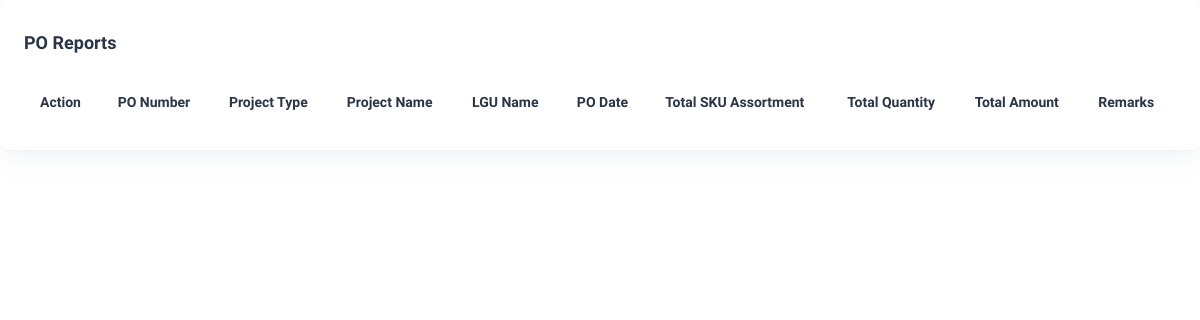
Page /dashboard/purchase-order.php (signed in) on the earlier database version.
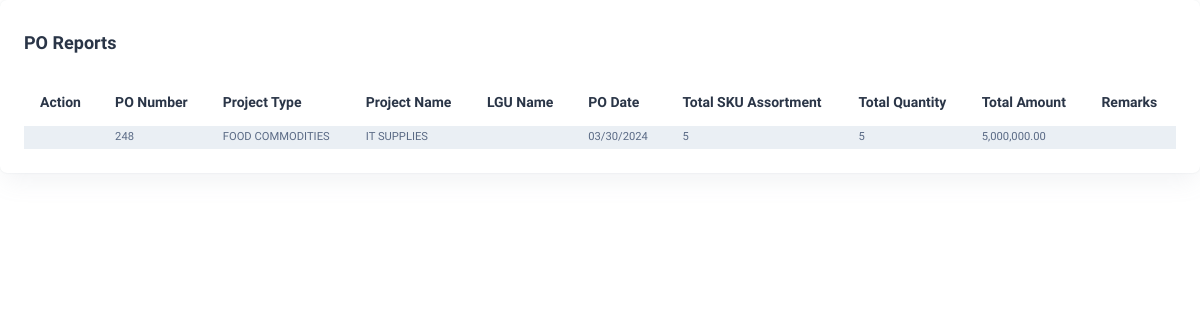
Same page on the later database version.
### tables this page shows
CREATE TABLE `bd_po` (
  `id` int(11) NOT NULL,
  `project_type_id` int(11) NOT NULL,
  `project_name` varchar(255) NOT NULL,
  `bm_no` varchar(50) NOT NULL,
  `lgu_id` int(11) NOT NULL,
  `po_date` varchar(10) NOT NULL,
  `total_sku_assortment` double NOT NULL,
  `total_sku_quantity` double NOT NULL,
  `total_amount` double NOT NULL,
  `remarks` text NOT NULL,
  `is_delivered` tinyint(1) NOT NULL
);

CREATE TABLE `bd_project_type` (
  `id` int(11) NOT NULL,
  `project_type_code` varchar(255) NOT NULL,
  `project_description` text NOT NULL,
  `project_details` text NOT NULL
);

### db/conn.php (called while the page is built)
<?php
    class DBConnection {
        private $host = "localhost";
        private $user = "root";
        private $pass = "";
        private $db = "one_centro";
        protected function connect() {
            try {
                $dsn = 'mysql: host=' . $this->host . ';dbname=' . $this->db;
                $pdo = new PDO($dsn, $this->user, $this->pass);
                $pdo->setAttribute(PDO::ATTR_ERRMODE, PDO::ERRMODE_EXCEPTION);
                return $pdo;
            } catch(PDOException $e) {
                print_r($e);
            }
        }
    }
?>

### models/purchase-order-facade.php (called while the page is built, shortened)
<?php
class PurchaseOrderFacade extends DBConnection {
    public function fetchPO() {
        $sql = $this->connect()->prepare("SELECT * FROM bd_po WHERE is_delivered = 0");
        $sql->execute();
        return $sql;
    }
}
?>

### models/project-type-facade.php (called while the page is built, shortened)
<?php
class ProjectTypeFacade extends DBConnection
{
    public function fetchProjectTypeById($projectTypeId)
    {
        $sql = $this->connect()->prepare("SELECT * FROM bd_project_type WHERE id = '$projectTypeId'");
        $sql->execute();
        return $sql;
    }
}

### dashboard/purchase-order.php (the view, shortened to what this page needs)
<?php
include realpath(__DIR__ . '/../includes/layout/dashboard-header.php');
include realpath(__DIR__ . '/../models/project-type-facade.php');
include realpath(__DIR__ . '/../models/purchase-order-facade.php');
$projectTypeFacade = new ProjectTypeFacade;
$POFacade = new PurchaseOrderFacade;
?>
<div class="content-wrapper">
    <div class="card w-100">
        <div class="card-body p-4">
            <div class="d-flex justify-content-between">
                <h5 class="card-title fw-semibold my-2">PO Reports</h5>
            </div>
            <div class="py-2">
            </div>
            <div class="table-responsive">
                <table class="table table-striped data-table text-nowrap mb-0 align-middle">
                    <thead class="text-dark fs-4">
                        <tr>
                            <th class="border-bottom-0">
                                <h6 class="fw-semibold mb-0">Action</h6>
                            </th>
                            <th class="border-bottom-0">
                                <h6 class="fw-semibold mb-0">PO Number</h6>
                            </th>
                            <th class="border-bottom-0">
                                <h6 class="fw-semibold mb-0">Project Type</h6>
                            </th>
                            <th class="border-bottom-0">
                                <h6 class="fw-semibold mb-0">Project Name</h6>
                            </th>
                            <th class="border-bottom-0">
                                <h6 class="fw-semibold mb-0">LGU Name</h6>
                            </th>
                            <th class="border-bottom-0">
                                <h6 class="fw-semibold mb-0">PO Date</h6>
                            </th>
                            <th class="border-bottom-0">
                                <h6 class="fw-semibold mb-0">Total SKU Assortment</h6>
                            </th>
                            <th class="border-bottom-0">
                                <h6 class="fw-semibold mb-0">Total Quantity</h6>
                            </th>
                            <th class="border-bottom-0">
                                <h6 class="fw-semibold mb-0">Total Amount</h6>
                            </th>
                            <th class="border-bottom-0">
                                <h6 class="fw-semibold mb-0">Remarks</h6>
                            </th>
                        </tr>
                    </thead>
                    <tbody>
                        <?php
                        $fetchPO = $POFacade->fetchPO();
                        while ($row = $fetchPO->fetch(PDO::FETCH_ASSOC)) { ?>
                            <tr>
                                <td class="border-bottom-0">
                                </td>
                                <td class="border-bottom-0">
                                    <p class="mb-0 fw-normal"><?= $row["id"] ?></p>
                                </td>
                                <td class="border-bottom-0">
                                    <?php
                                    $projectTypeId = $row["project_type_id"];
                                    $fetchProjectTypeById = $projectTypeFacade->fetchProjectTypeById($projectTypeId);
                                    while ($projectType = $fetchProjectTypeById->fetch(PDO::FETCH_ASSOC)) { ?>
                                        <p class="mb-0 fw-normal"><?= $projectType["project_description"] ?></p>
                                    <?php }
                                    ?>
                                </td>
                                <td class="border-bottom-0">
                                    <p class="mb-0 fw-normal"><?= $row["project_name"] ?></p>
                                </td>
                                <td class="border-bottom-0">
                                </td>
                                <td class="border-bottom-0">
                                    <p class="mb-0 fw-normal"><?= $row["po_date"] ?></p>
                                </td>
                                <td class="border-bottom-0">
                                    <p class="mb-0 fw-normal"><?= $row["total_sku_assortment"] ?></p>
                                </td>
                                <td class="border-bottom-0">
                                    <p class="mb-0 fw-normal"><?= $row["total_sku_quantity"] ?></p>
                                </td>
                                <td class="border-bottom-0">
                                    <p class="mb-0 fw-normal"><?= number_format($row["total_amount"], 2) ?></p>
                                </td>
                                <td class="border-bottom-0">
                                </td>
                            </tr>
                        <?php } ?>
                    </tbody>
                </table>
            </div>
        </div>
    </div>
</div>
<?php include realpath(__DIR__ . '/../includes/layout/dashboard-footer.php') ?>

### includes/layout/dashboard-header.php (shortened to what this page needs)
<!DOCTYPE html>
<html lang="en">
<head>
    <link rel="stylesheet" href="../vendor/twbs/bootstrap/dist/css/bootstrap.min.css">
    <link rel="stylesheet" href="../vendor/twbs/bootstrap-icons/font/bootstrap-icons.min.css">
    <link rel="stylesheet" href="https://cdn.datatables.net/1.13.7/css/jquery.dataTables.min.css">
    <link rel="stylesheet" href="https://cdn.datatables.net/buttons/2.4.2/css/buttons.dataTables.min.css">
    <link rel='stylesheet' href='https://cdnjs.cloudflare.com/ajax/libs/bootstrap-datepicker/1.9.0/css/bootstrap-datepicker.min.css'>
    <link rel='stylesheet' href='https://cdnjs.cloudflare.com/ajax/libs/font-awesome/4.7.0/css/font-awesome.min.css'>
    <link rel="stylesheet" href="../dist/css/styles.min.css">
    <link rel="stylesheet" href="../dist/css/main.css">
</head>
<body>

### includes/layout/dashboard-footer.php (shortened to what this page needs)
</body>
</html>

Differences in the rows shown:
added bd_po: id "248", project_name "IT SUPPLIES", po_date "03/30/2024", total_sku_assortment "5", total_sku_quantity "5", total_amount "5,000,000.00"
now on this page (row unchanged): bd_project_type: project_description "FOOD COMMODITIES"
